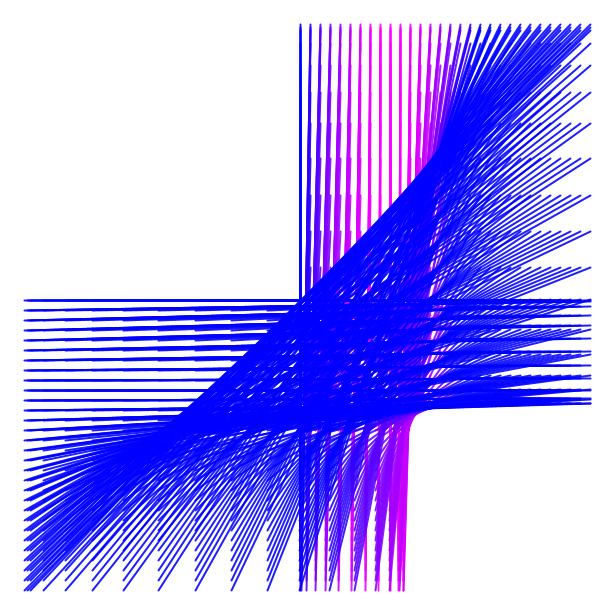
Frame 1 (no input)
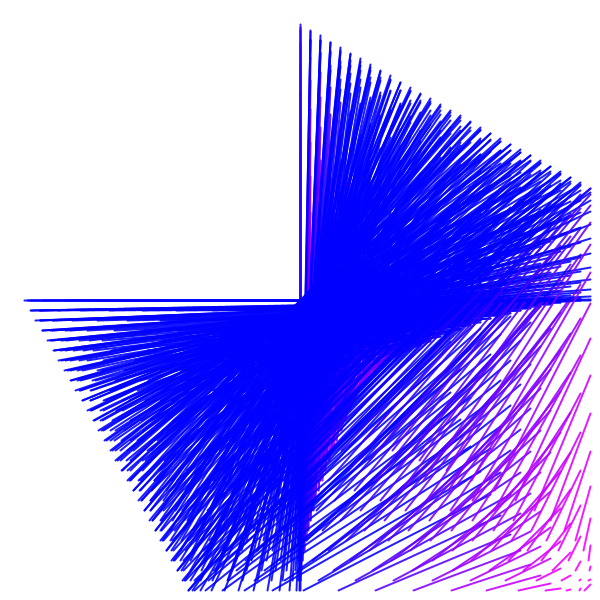
Frame 60 (the mouse pressed at the canvas centre just before this capture)
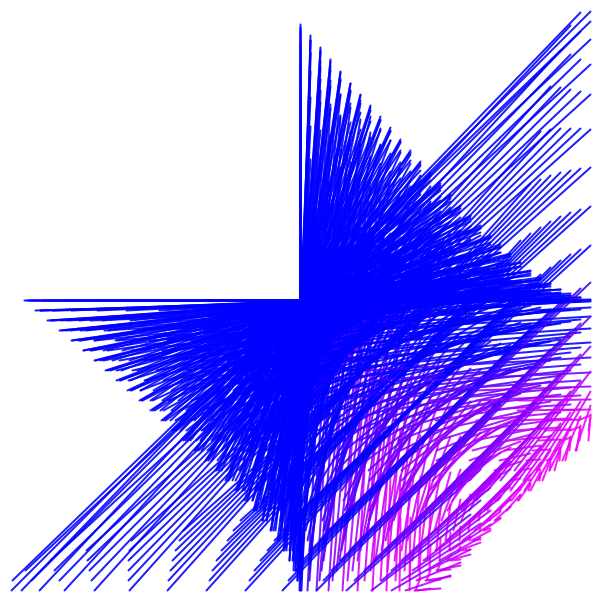
Frame 120 (the mouse held since frame 60 and released just before this capture)

The Processing sketch that drew these frames (run headless with seeded random() and noise(); from frame 60 on, the mouse is pressed at the canvas centre):

// Processing sketch: lines_sin_x___yt__sin_y___xt
// ── lines_sin_x___yt__sin_y___xt.pde
//import gifAnimation.*;

//GifMaker gifExport;

void setup(){
  size(600,600);
}
float s = 0;
void draw(){
  clear();
  translate(300,300);
  background(255);
  strokeWeight(2);
 // stroke(255*);
  for (int i=0;i<300;i+=10){
    for(int j=0;j<300;j+=10){
      stroke(255*sin(radians(i+j*s)),00,255,225);
      line(i*sin(radians(i+j*s)),j,i,j*sin(radians(j+i*s)));
    }
  }
  s=s+0.01;
}
